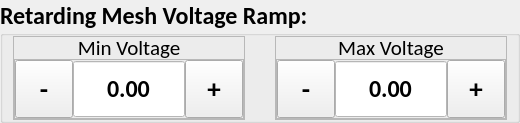
         <widget class="QGroupBox" name="iea_ret_mesh_volt_ramp_gb">
          <property name="minimumSize">
           <size>
            <width>0</width>
            <height>112</height>
           </size>
          </property>
          <property name="font">
           <font>
            <family>Calibri</family>
            <pointsize>18</pointsize>
            <weight>75</weight>
            <bold>true</bold>
           </font>
          </property>
          <property name="title">
           <string>Retarding Mesh Voltage Ramp:</string>
          </property>
          <layout class="QHBoxLayout" name="horizontalLayout_26">
           <property name="spacing">
            <number>30</number>
           </property>
           <property name="leftMargin">
            <number>10</number>
           </property>
           <property name="topMargin">
            <number>0</number>
           </property>
           <property name="rightMargin">
            <number>10</number>
           </property>
           <property name="bottomMargin">
            <number>0</number>
           </property>
           <item>
            <widget class="QFrame" name="iea_volt_ramp_min_frame">
             <property name="maximumSize">
              <size>
               <width>1000</width>
               <height>1000</height>
              </size>
             </property>
             <property name="frameShape">
              <enum>QFrame::StyledPanel</enum>
             </property>
             <property name="frameShadow">
              <enum>QFrame::Raised</enum>
             </property>
             <layout class="QVBoxLayout" name="verticalLayout_18">
              <property name="spacing">
               <number>0</number>
              </property>
              <property name="leftMargin">
               <number>0</number>
              </property>
              <property name="topMargin">
               <number>0</number>
              </property>
              <property name="rightMargin">
               <number>0</number>
              </property>
              <property name="bottomMargin">
               <number>0</number>
              </property>
              <item>
               <widget class="QLabel" name="iea_volt_ramp_min_label_2">
                <property name="minimumSize">
                 <size>
                  <width>40</width>
                  <height>22</height>
                 </size>
                </property>
                <property name="maximumSize">
                 <size>
                  <width>1000</width>
                  <height>22</height>
                 </size>
                </property>
                <property name="font">
                 <font>
                  <family>Calibri</family>
                  <pointsize>16</pointsize>
                  <weight>50</weight>
                  <bold>false</bold>
                 </font>
                </property>
                <property name="text">
                 <string>Min Voltage</string>
                </property>
                <property name="alignment">
                 <set>Qt::AlignCenter</set>
                </property>
               </widget>
              </item>
              <item>
               <widget class="QFrame" name="frame_16">
                <property name="minimumSize">
                 <size>
                  <width>0</width>
                  <height>58</height>
                 </size>
                </property>
                <property name="frameShape">
                 <enum>QFrame::StyledPanel</enum>
                </property>
                <property name="frameShadow">
                 <enum>QFrame::Raised</enum>
                </property>
                <layout class="QHBoxLayout" name="horizontalLayout_27">
                 <property name="spacing">
                  <number>0</number>
                 </property>
                 <property name="leftMargin">
                  <number>0</number>
                 </property>
                 <property name="topMargin">
                  <number>0</number>
                 </property>
                 <property name="rightMargin">
                  <number>0</number>
                 </property>
                 <property name="bottomMargin">
                  <number>0</number>
                 </property>
                 <item>
                  <widget class="QToolButton" name="iea_volt_ramp_min_minus">
                   <property name="minimumSize">
                    <size>
                     <width>58</width>
                     <height>58</height>
                    </size>
                   </property>
                   <property name="maximumSize">
                    <size>
                     <width>58</width>
                     <height>58</height>
                    </size>
                   </property>
                   <property name="font">
                    <font>
                     <pointsize>20</pointsize>
                     <weight>75</weight>
                     <bold>true</bold>
                    </font>
                   </property>
                   <property name="text">
                    <string>-</string>
                   </property>
                  </widget>
                 </item>
                 <item>
                  <widget class="QDoubleSpinBox" name="iea_volt_ramp_min_input">
                   <property name="minimumSize">
                    <size>
                     <width>0</width>
                     <height>0</height>
                    </size>
                   </property>
                   <property name="maximumSize">
                    <size>
                     <width>1000</width>
                     <height>58</height>
                    </size>
                   </property>
                   <property name="font">
                    <font>
                     <family>Calibri</family>
                     <pointsize>18</pointsize>
                    </font>
                   </property>
                   <property name="layoutDirection">
                    <enum>Qt::LeftToRight</enum>
                   </property>
                   <property name="styleSheet">
                    <string notr="true">QDoubleSpinBox {
	background-color: #FFFFFF;
}</string>
                   </property>
                   <property name="alignment">
                    <set>Qt::AlignCenter</set>
                   </property>
                   <property name="readOnly">
                    <bool>true</bool>
                   </property>
                   <property name="buttonSymbols">
                    <enum>QAbstractSpinBox::NoButtons</enum>
                   </property>
                   <property name="correctionMode">
                    <enum>QAbstractSpinBox::CorrectToPreviousValue</enum>
                   </property>
                   <property name="showGroupSeparator" stdset="0">
                    <bool>false</bool>
                   </property>
                   <property name="minimum">
                    <double>-10000.000000000000000</double>
                   </property>
                   <property name="maximum">
                    <double>10000.000000000000000</double>
                   </property>
                  </widget>
                 </item>
                 <item>
                  <widget class="QToolButton" name="iea_volt_ramp_min_plus">
                   <property name="minimumSize">
                    <size>
                     <width>58</width>
                     <height>58</height>
                    </size>
                   </property>
                   <property name="maximumSize">
                    <size>
                     <width>16777215</width>
                     <height>58</height>
                    </size>
                   </property>
                   <property name="font">
                    <font>
                     <pointsize>20</pointsize>
                     <weight>75</weight>
                     <bold>true</bold>
                    </font>
                   </property>
                   <property name="focusPolicy">
                    <enum>Qt::NoFocus</enum>
                   </property>
                   <property name="text">
                    <string>+</string>
                   </property>
                  </widget>
                 </item>
                </layout>
               </widget>
              </item>
             </layout>
            </widget>
           </item>
           <item>
            <widget class="QFrame" name="iea_volt_ramp_max_frame">
             <property name="minimumSize">
              <size>
               <width>0</width>
               <height>0</height>
              </size>
             </property>
             <property name="maximumSize">
              <size>
               <width>1000</width>
               <height>1000</height>
              </size>
             </property>
             <property name="frameShape">
              <enum>QFrame::StyledPanel</enum>
             </property>
             <property name="frameShadow">
              <enum>QFrame::Raised</enum>
             </property>
             <layout class="QVBoxLayout" name="verticalLayout_19">
              <property name="spacing">
               <number>0</number>
              </property>
              <property name="leftMargin">
               <number>0</number>
              </property>
              <property name="topMargin">
               <number>0</number>
              </property>
              <property name="rightMargin">
               <number>0</number>
              </property>
              <property name="bottomMargin">
               <number>0</number>
              </property>
              <item>
               <widget class="QLabel" name="iea_volt_ramp_max_label">
                <property name="minimumSize">
                 <size>
                  <width>42</width>
                  <height>22</height>
                 </size>
                </property>
                <property name="maximumSize">
                 <size>
                  <width>1000</width>
                  <height>22</height>
                 </size>
                </property>
                <property name="font">
                 <font>
                  <family>Calibri</family>
                  <pointsize>16</pointsize>
                  <weight>50</weight>
                  <bold>false</bold>
                 </font>
                </property>
                <property name="text">
                 <string>Max Voltage</string>
                </property>
                <property name="alignment">
                 <set>Qt::AlignCenter</set>
                </property>
               </widget>
              </item>
              <item>
               <widget class="QFrame" name="frame_17">
                <property name="frameShape">
                 <enum>QFrame::StyledPanel</enum>
                </property>
                <property name="frameShadow">
                 <enum>QFrame::Raised</enum>
                </property>
                <layout class="QHBoxLayout" name="horizontalLayout_28">
                 <property name="spacing">
                  <number>0</number>
                 </property>
                 <property name="leftMargin">
                  <number>0</number>
                 </property>
                 <property name="topMargin">
                  <number>0</number>
                 </property>
                 <property name="rightMargin">
                  <number>0</number>
                 </property>
                 <property name="bottomMargin">
                  <number>0</number>
                 </property>
                 <item>
                  <widget class="QToolButton" name="iea_volt_ramp_max_minus">
                   <property name="minimumSize">
                    <size>
                     <width>58</width>
                     <height>58</height>
                    </size>
                   </property>
                   <property name="maximumSize">
                    <size>
                     <width>58</width>
                     <height>58</height>
                    </size>
                   </property>
                   <property name="font">
                    <font>
                     <pointsize>20</pointsize>
                     <weight>75</weight>
                     <bold>true</bold>
                    </font>
                   </property>
                   <property name="text">
                    <string>-</string>
                   </property>
                  </widget>
                 </item>
                 <item>
                  <widget class="QDoubleSpinBox" name="iea_volt_rampt_max_input">
                   <property name="minimumSize">
                    <size>
                     <width>0</width>
                     <height>0</height>
                    </size>
                   </property>
                   <property name="maximumSize">
                    <size>
                     <width>1000</width>
                     <height>58</height>
                    </size>
                   </property>
                   <property name="font">
                    <font>
                     <family>Calibri</family>
                     <pointsize>18</pointsize>
                    </font>
                   </property>
                   <property name="layoutDirection">
                    <enum>Qt::LeftToRight</enum>
                   </property>
                   <property name="styleSheet">
                    <string notr="true">QDoubleSpinBox {
	background-color: #FFFFFF;
}</string>
                   </property>
                   <property name="alignment">
                    <set>Qt::AlignCenter</set>
                   </property>
                   <property name="readOnly">
                    <bool>true</bool>
                   </property>
                   <property name="buttonSymbols">
                    <enum>QAbstractSpinBox::NoButtons</enum>
                   </property>
                   <property name="correctionMode">
                    <enum>QAbstractSpinBox::CorrectToPreviousValue</enum>
                   </property>
                   <property name="showGroupSeparator" stdset="0">
                    <bool>false</bool>
                   </property>
                   <property name="minimum">
                    <double>-10000.000000000000000</double>
                   </property>
                   <property name="maximum">
                    <double>10000.000000000000000</double>
                   </property>
                  </widget>
                 </item>
                 <item>
                  <widget class="QToolButton" name="iea_volt_ramp_max_plus">
                   <property name="minimumSize">
                    <size>
                     <width>58</width>
                     <height>58</height>
                    </size>
                   </property>
                   <property name="maximumSize">
                    <size>
                     <width>16777215</width>
                     <height>58</height>
                    </size>
                   </property>
                   <property name="font">
                    <font>
                     <pointsize>20</pointsize>
                     <weight>75</weight>
                     <bold>true</bold>
                    </font>
                   </property>
                   <property name="focusPolicy">
                    <enum>Qt::NoFocus</enum>
                   </property>
                   <property name="text">
                    <string>+</string>
                   </property>
                  </widget>
                 </item>
                </layout>
               </widget>
              </item>
             </layout>
            </widget>
           </item>
          </layout>
         </widget>
